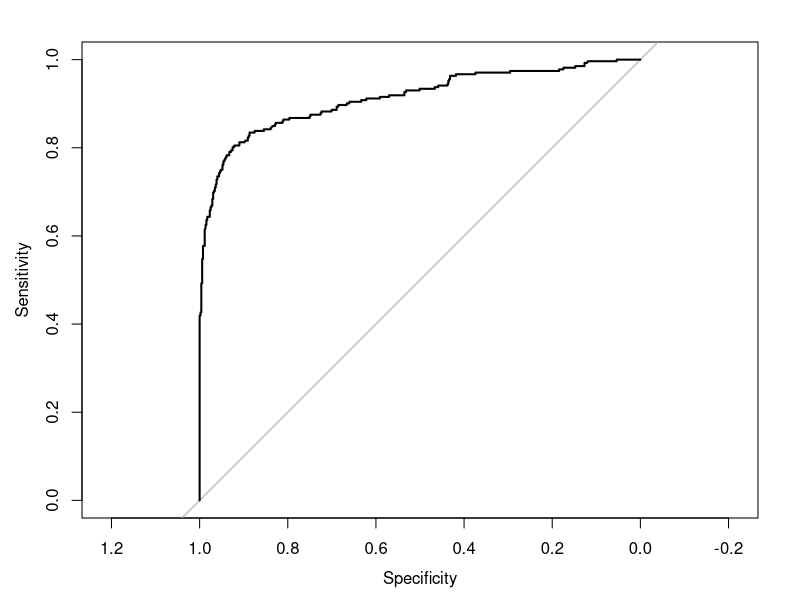
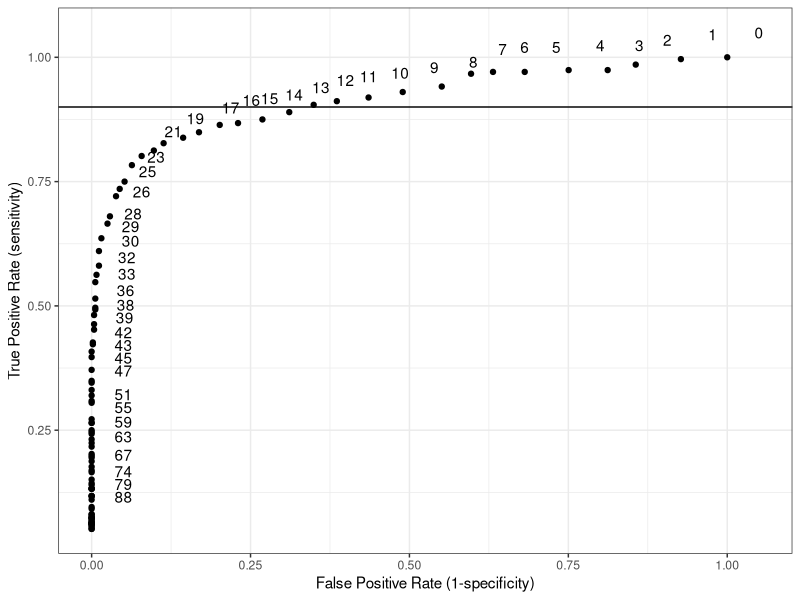

The R source for these figures, in order:
#set working directory to current location

#i#mport packages
require(ggplot2)
require(pROC)


#function
#function which given a significance level, calculates specificity and sensitivity
get_spec_sens<-function(data_mod,significance){
  #boolean- is absolute value above significance value
  data_mod$mono_significance<-abs(data_mod$monothermal_screen)>=significance
  
  # for the rows of data_mod where overall significance is true AND mono significance is true - set rating to TP
  data_mod[which(data_mod$overall_significance&data_mod$mono_significance),"rating"]<-"TP"
  # for the rows of data_mod where overall significance is NOT true (!) AND mono significance is true - set rating to FP
  data_mod[which(!data_mod$overall_significance&data_mod$mono_significance),"rating"]<-"FP"
  # for the rows of data_mod where overall significance is true AND mono significance is NOT true - set rating to FN
  data_mod[which(data_mod$overall_significance&!data_mod$mono_significance),"rating"]<-"FN"
  # for the rows of data_mod where overall significance is NOT true (!) AND mono significance is NOT true - set rating to TN
  data_mod[which(!data_mod$overall_significance&!data_mod$mono_significance),"rating"]<-"TN"
  #calculate sensitivity  and specificty from our ratings column
  sensitivity<-sum(data_mod$rating=="TP",na.rm = T)/(sum(data_mod$rating=="TP",na.rm = T)+sum(data_mod$rating=="FN",na.rm = T))
  specificity<-sum(data_mod$rating=="TN",na.rm = T)/(sum(data_mod$rating=="TN",na.rm = T)+sum(data_mod$rating=="FP",na.rm = T))
  #return sensitivity and specificity
  #we don't return the dataset because we don't need the modified dataset anymore
  return(c(sensitivity,specificity))
}
##read in data

#done in a very messy way, because I didn't manually edit the excel doc and the formatting was weird
#read in dataframe to use column names
col_names<-read.csv("../Data/data.csv",header=FALSE)
# read in dataframe without the first four lines-just the data
data_raw<-read.csv("../Data/data.csv", skip =3)
#set colnames for dataset using col_names dataframe
colnames(data_raw)<-col_names[2,]
#replace 0 with NA
#data_raw[data_raw == 0] <- NA
#remove empty cells
data_raw<-data_raw[1:800,1:5]

#data_mod is the dataset we're adding to
data_mod<-data_raw


likelihood_ratio_dataset<-function(data_mod){
#make son columns with helpful additions done to make the formulae less messy!
data_mod$sum_lefts<-data_mod$WL+data_mod$CL
data_mod$sum_rights<-data_mod$WR+data_mod$CR
data_mod$sum_warms<-data_mod$WL+data_mod$WR
data_mod$sum_cools<-data_mod$CL+data_mod$CR
data_mod$diff_warms<-data_mod$WR-data_mod$WL
data_mod$diff_cools<-data_mod$CR-data_mod$CL
data_mod$sum_all<-data_mod$CL+data_mod$CR+data_mod$WL+data_mod$WR
data_mod$WRandCL<-data_mod$WR+data_mod$CL
data_mod$WLandCR<-data_mod$WL+data_mod$CR

#canal paresis
data_mod$canal_paresis<-((data_mod$sum_rights-data_mod$sum_lefts)/data_mod$sum_all)*100

#directional proponderance
data_mod$directional_proponderance<-((data_mod$WRandCL-data_mod$WLandCR)/data_mod$sum_all)*100


##monothermal screen
#make column for monothermal screen
data_mod$monothermal_screen<-NA

#which function outputs the row numbers in data_mod where the order is W or C respectively 
selW<-which(data_mod$Order=="W")
selC<-which(data_mod$Order=="C")

#monothermal for warm first using above row selection
data_mod[selW,"monothermal_screen"]<-(data_mod[selW,"diff_warms"]/data_mod[selW,"sum_warms"])*100

#monothermal for cool first using above row selection
data_mod[selC,"monothermal_screen"]<-(data_mod[selC,"diff_cools"]/data_mod[selC,"sum_cools"])*100

#Boolean variable- tels us whether the statement is true or false. so below asks is the absolute value of canal paresis >20
#is canal paresis significant
data_mod$CP_significance<-abs(data_mod$canal_paresis)>=20
#is directional proponderance significant
data_mod$DP_significance<-abs(data_mod$directional_proponderance)>=20
# is canal paresis and/or directional proponderance significant.
data_mod$overall_significance<-data_mod$CP_significance | data_mod$DP_significance

#make column which tells us whether TP,FN,TN, FP
data_mod$rating<-NA
#make empty column for whether the monothermal screening result is positive or negative
data_mod$mono_significance<-NA




#set min and max significances 
min_sig=0
max_sig=100

#sequence to iterate over
sig_range=seq(from=min_sig,to=max_sig,length.out=100)
#round to the nearest whole number to make the labels nicer!
sig_range=round(sig_range, 0)

#make new dataset to match the number of values we're using
sens_spec_dataset<-data.frame(matrix(nrow=(length(sig_range)),ncol=3))
colnames(sens_spec_dataset)=c("significance","sensitivity","specificity")

#first column in dataset is the significance value
sens_spec_dataset[,1]<-sig_range

#loop through length of sig_range
for (i in 1:length(sig_range)){
  #call function and set output to res
  res<-get_spec_sens(data_mod,sig_range[i])
  #store sensitivity in dataset for current significance value
  sens_spec_dataset[i,2]<-res[1]
  #store specificity in dataset
  sens_spec_dataset[i,3]<-res[2]
}

#false positive rate is 1 - specificity
sens_spec_dataset$false_pos_rate<- 1 - sens_spec_dataset$specificity

#make ROC plot (ggplot)
g<-ggplot(data=sens_spec_dataset,aes(x=false_pos_rate,y=sensitivity))+
  geom_text(label=sens_spec_dataset$significance,nudge_x = 0.05, nudge_y = 0.05, check_overlap = T)+
  geom_point()+theme_bw()+ylab("True Positive Rate (sensitivity)")+xlab("False Positive Rate (1-specificity)")
g<-g+geom_hline(yintercept = 0.9)
g
#pROC package prefers true and false to be 1s and 0s, multiplying by one does this
data_mod$overall_significance<-data_mod$overall_significance*1
#use roc function from the overall significance and the results of the screen
roc_obj<-roc(data_mod$overall_significance,abs(data_mod$monothermal_screen),na.rm=TRUE)
#get AUC- EXCELLENT
auc(roc_obj)
#plot ROC
plot(roc_obj)




#TEST 20
significance=20
#boolean- is absolute value above significance value
data_mod$mono_significance<-abs(data_mod$monothermal_screen)>=significance

# for the rows of data_mod where overall significance is true AND mono significance is true - set rating to TP
data_mod[which(data_mod$overall_significance&data_mod$mono_significance),"rating"]<-"TP"
# for the rows of data_mod where overall significance is NOT true (!) AND mono significance is true - set rating to FP
data_mod[which(!data_mod$overall_significance&data_mod$mono_significance),"rating"]<-"FP"
# for the rows of data_mod where overall significance is true AND mono significance is NOT true - set rating to FN
data_mod[which(data_mod$overall_significance&!data_mod$mono_significance),"rating"]<-"FN"
# for the rows of data_mod where overall significance is NOT true (!) AND mono significance is NOT true - set rating to TN
data_mod[which(!data_mod$overall_significance&!data_mod$mono_significance),"rating"]<-"TN"
#calculate sensitivity  and specificity from our ratings column
sensitivity<-sum(data_mod$rating=="TP",na.rm = T)/(sum(data_mod$rating=="TP",na.rm = T)+sum(data_mod$rating=="FN",na.rm = T))
specificity<-sum(data_mod$rating=="TN",na.rm = T)/(sum(data_mod$rating=="TN",na.rm = T)+sum(data_mod$rating=="FP",na.rm = T))
#return sensitivity and specificity
sum(data_mod$rating=="FN",na.rm = T)
sum(data_mod$rating=="TN",na.rm = T)
sum(data_mod$rating=="FP",na.rm = T)
sum(data_mod$rating=="TP",na.rm = T)


a<-glm(overall_significance~abs(monothermal_screen),family=binomial,data=data_mod)
summary(a)
x=60
p=(exp(a$coefficients[1]+a$coefficients[2]*x))/(1+exp(a$coefficients[1]+a$coefficients[2]*x))
p
exp(1*a$coefficients[2])


data_mod_short<-data.frame(monothermal_screen=data_mod$monothermal_screen)
predicted_prob<-predict(a,data_mod_short,type="response")
pred_cut<-ifelse(predicted_prob>0.5,1,0)

classDF<-data.frame(response=data_mod$overall_significance,predicted=pred_cut)
xtabs(~predicted+response,data=classDF)

return(list(sens_spec_dataset,g))
#how to get from predicted_prob to  cut off monothermal screen cut off
}

likelihood_ratio_dataset(data_mod)
